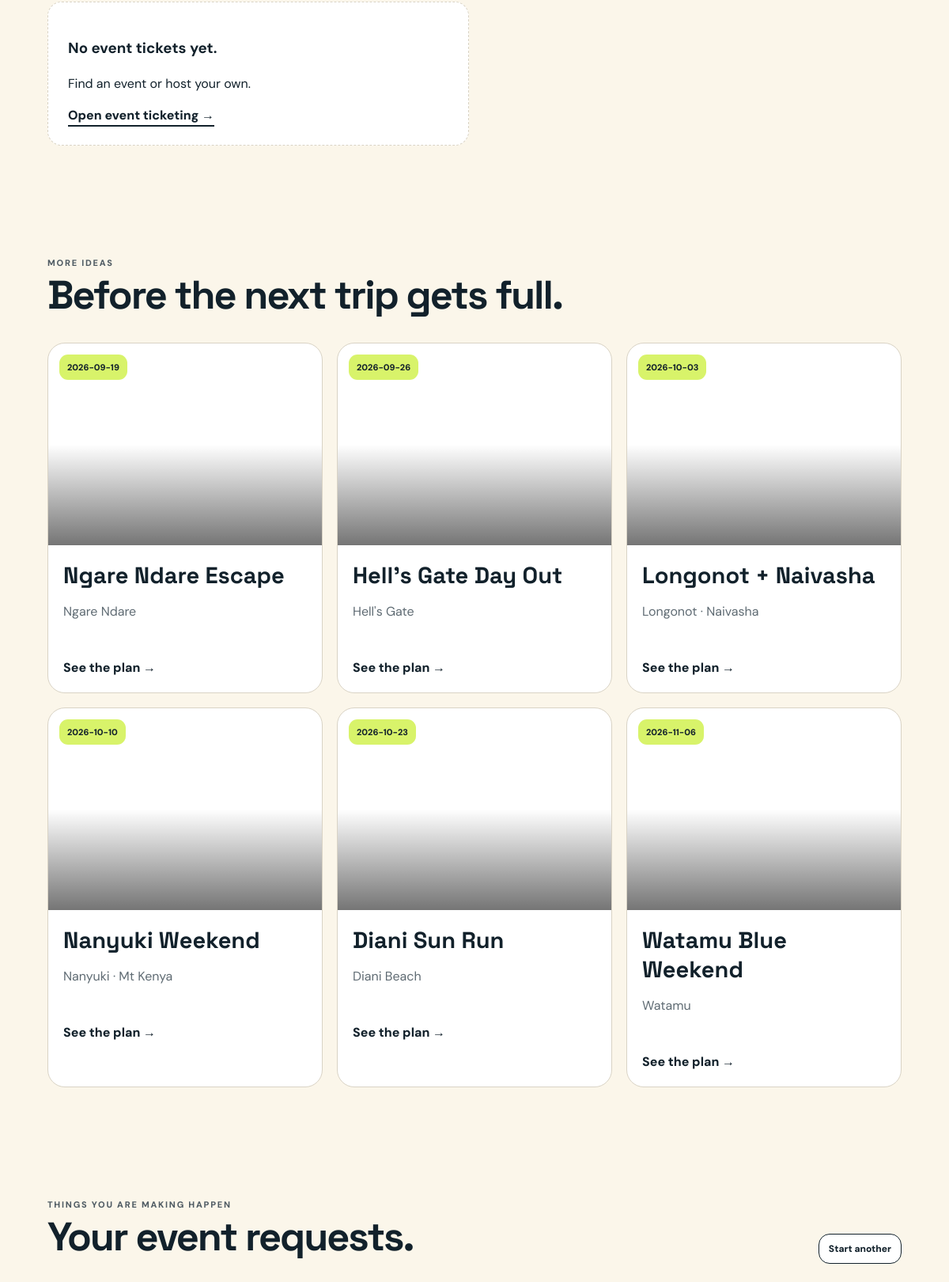
Before: /account (signed in, middle part) with the older database file.
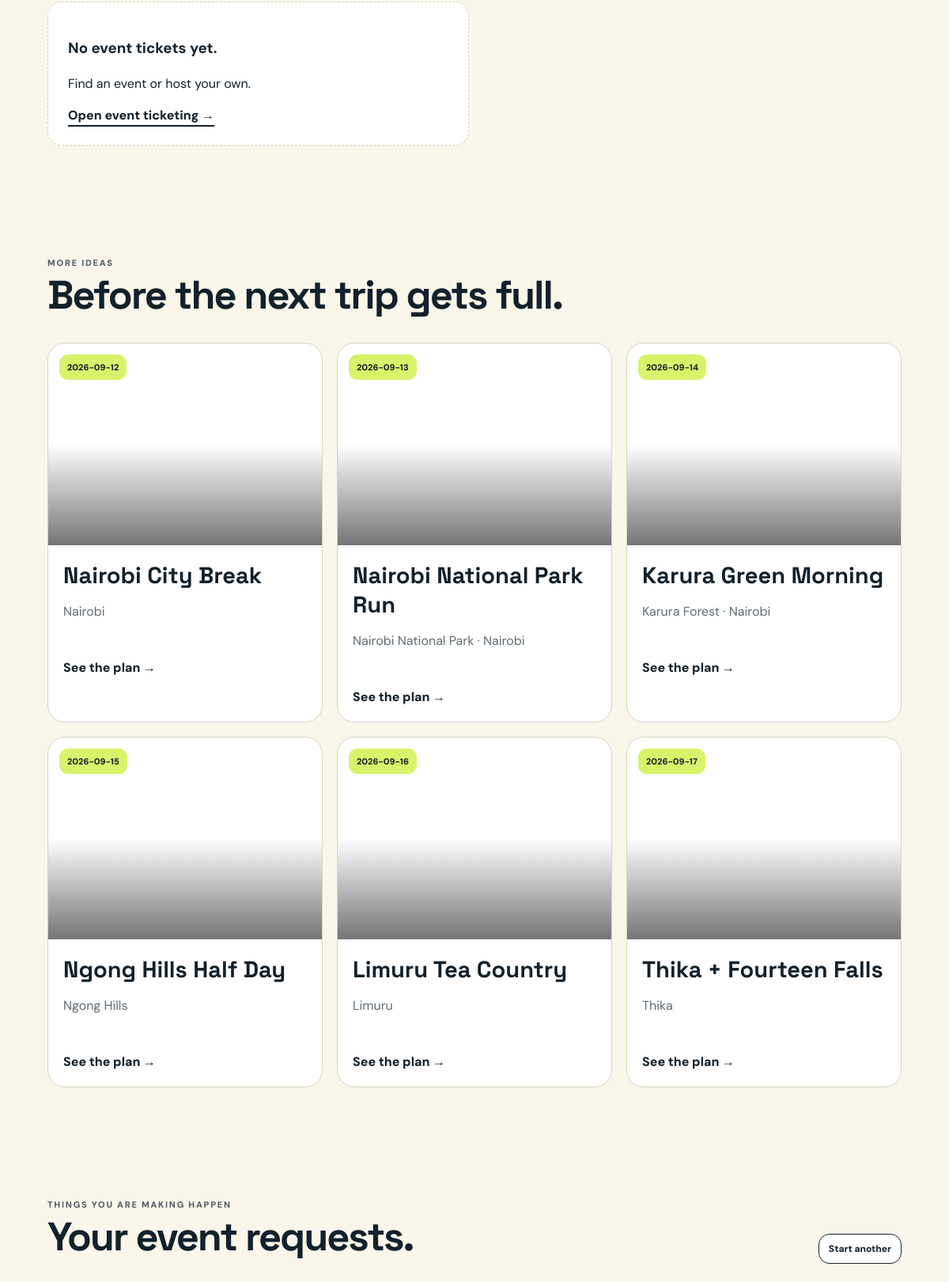
After: the same page with the newer database file.
### tables this page shows
CREATE TABLE trips (
 id INTEGER PRIMARY KEY AUTOINCREMENT, slug TEXT UNIQUE NOT NULL, title TEXT NOT NULL,
 destination TEXT NOT NULL, description TEXT NOT NULL, date TEXT NOT NULL, price INTEGER NOT NULL,
 capacity INTEGER NOT NULL, pickup TEXT NOT NULL, itinerary TEXT NOT NULL, included TEXT NOT NULL,
 excluded TEXT NOT NULL, cover_image TEXT NOT NULL, gallery TEXT DEFAULT '', status TEXT NOT NULL DEFAULT 'published',
 created_at TEXT NOT NULL
);

### app/routes.py (the view)
@bp.route('/account',methods=['GET','POST'])
def account():
    if not session.get('user_id'): return redirect(url_for('public.login'))
    db=get_db(); u=db.execute('SELECT * FROM users WHERE id=? AND deleted_at IS NULL',(session['user_id'],)).fetchone()
    if not u: session.clear(); return redirect(url_for('public.login'))
    if request.method=='POST' and request.form.get('action')=='delete':
        db.execute("UPDATE users SET deleted_at=?,remember_token=NULL WHERE id=?",(now(),u['id'])); db.commit(); session.clear(); flash('Your Adventure ID was removed.','success'); return redirect(url_for('public.home'))
    bookings=db.execute('SELECT b.*,t.title,t.date,t.destination,t.cover_image FROM bookings b JOIN trips t ON t.id=b.trip_id WHERE b.user_id=? ORDER BY b.id DESC',(u['id'],)).fetchall()
    suggestions=db.execute("SELECT * FROM trips WHERE status='published' ORDER BY date LIMIT 6").fetchall()
    posts=db.execute('SELECT * FROM posts WHERE published=1 ORDER BY id DESC LIMIT 5').fetchall()
    service_requests=db.execute('SELECT sr.*,s.title FROM service_requests sr JOIN services s ON s.id=sr.service_id WHERE sr.user_id=? ORDER BY sr.id DESC',(u['id'],)).fetchall()
    event_tickets=db.execute("SELECT t.*,e.title event_title,e.event_date FROM event_tickets t JOIN event_ticket_events e ON e.id=t.event_id WHERE t.attendee_user_id=? ORDER BY t.id DESC",(u['id'],)).fetchall()
    return render_template('account.html',user=u,bookings=bookings,suggestions=suggestions,posts=posts,service_requests=service_requests,event_tickets=event_tickets)

### app/db.py (called while the page is built)
def get_db():
    if 'db' not in g:
        g.db = sqlite3.connect(current_app.config['DATABASE_PATH'], timeout=30)
        g.db.row_factory = sqlite3.Row
        g.db.execute('PRAGMA foreign_keys=ON')
        g.db.execute('PRAGMA journal_mode=WAL')
        g.db.execute('PRAGMA busy_timeout=30000')
    return g.db

### app/routes.py (called while the page is built)
def log_visit():
    if request.path.startswith('/static/') or request.path.startswith('/media/') or request.path.startswith('/api/'):
        return
    key=request.cookies.get('visitor_key') or secrets.token_urlsafe(16)
    db=get_db(); db.execute('INSERT INTO visits(visitor_key,path,created_at) VALUES(?,?,?)',(key,request.path,now())); db.commit(); request._visitor_key=key

@bp.before_request
def before(): log_visit()

@bp.after_request
def visitor_cookie(response):
    key=getattr(request,'_visitor_key',None)
    if key and not request.cookies.get('visitor_key'):
        response.set_cookie('visitor_key',key,max_age=31536000,httponly=True,samesite='Lax',secure=request.is_secure)
    return response

### app/security.py (called while the page is built)
def now():
    return datetime.now(timezone.utc).replace(microsecond=0).isoformat()

### app/templates/account.html (shortened to what this page needs)
{% extends 'base.html' %}{% block content %}<section class="section"><div class="request-grid">{% for t in event_tickets %}<div class="request-card"><div><span class="pill">{{ t.approval_status }}</span><h3>{{ t.event_title }}</h3><p>{{ t.attendee_name }} · {{ t.event_date or 'TBA' }}</p></div><a class="button secondary small" href="{{ url_for('public.event_ticket_access',access_token=t.access_token) }}">Open</a></div>{% else %}<div class="empty"><h3>No event tickets yet.</h3><p>Find an event or host your own.</p><a class="text-link" href="{{ url_for('public.ticketing_home') }}">Open event ticketing →</a></div>{% endfor %}</div></section>
<section class="section"><div class="section-head"><div><div class="eyebrow">MORE IDEAS</div><h2>Before the next trip gets full.</h2></div></div><div class="trip-grid">{% for t in suggestions %}<a class="trip-card" href="{{ url_for('public.trip',slug=t.slug) }}"><div class="trip-image" style="background-image:url('{{ t.cover_image }}')"><span class="trip-badge">{{ t.date }}</span></div><div class="trip-body"><h3>{{ t.title }}</h3><p>{{ t.destination }}</p><span class="card-cta">See the plan →</span></div></a>{% endfor %}</div></section><section class="section"><div class="section-head"><div><div class="eyebrow">THINGS YOU ARE MAKING HAPPEN</div><h2>Your event requests.</h2></div><a class="button secondary small" href="{{ url_for('public.services') }}">Start another</a></div></section>{% endblock %}

Changed rows visible on the page:
no longer on this page (row unchanged): trips: date "2026-09-19", title "Ngare Ndare Escape", destination "Ngare Ndare"
no longer on this page (row unchanged): trips: date "2026-09-26", title "Hell's Gate Day Out", destination "Hell's Gate"
no longer on this page (row unchanged): trips: date "2026-10-03", title "Longonot + Naivasha", destination "Longonot · Naivasha"
no longer on this page (row unchanged): trips: date "2026-10-10", title "Nanyuki Weekend", destination "Nanyuki · Mt Kenya"
no longer on this page (row unchanged): trips: date "2026-10-23", title "Diani Sun Run", destination "Diani Beach"
no longer on this page (row unchanged): trips: date "2026-11-06", title "Watamu Blue Weekend", destination "Watamu"
added trips: date "2026-09-12", title "Nairobi City Break", destination "Nairobi"
added trips: date "2026-09-13", title "Nairobi National Park Run", destination "Nairobi National Park · Nairobi"
added trips: date "2026-09-14", title "Karura Green Morning", destination "Karura Forest · Nairobi"
added trips: date "2026-09-15", title "Ngong Hills Half Day", destination "Ngong Hills"
added trips: date "2026-09-16", title "Limuru Tea Country", destination "Limuru"
added trips: date "2026-09-17", title "Thika + Fourteen Falls", destination "Thika"
